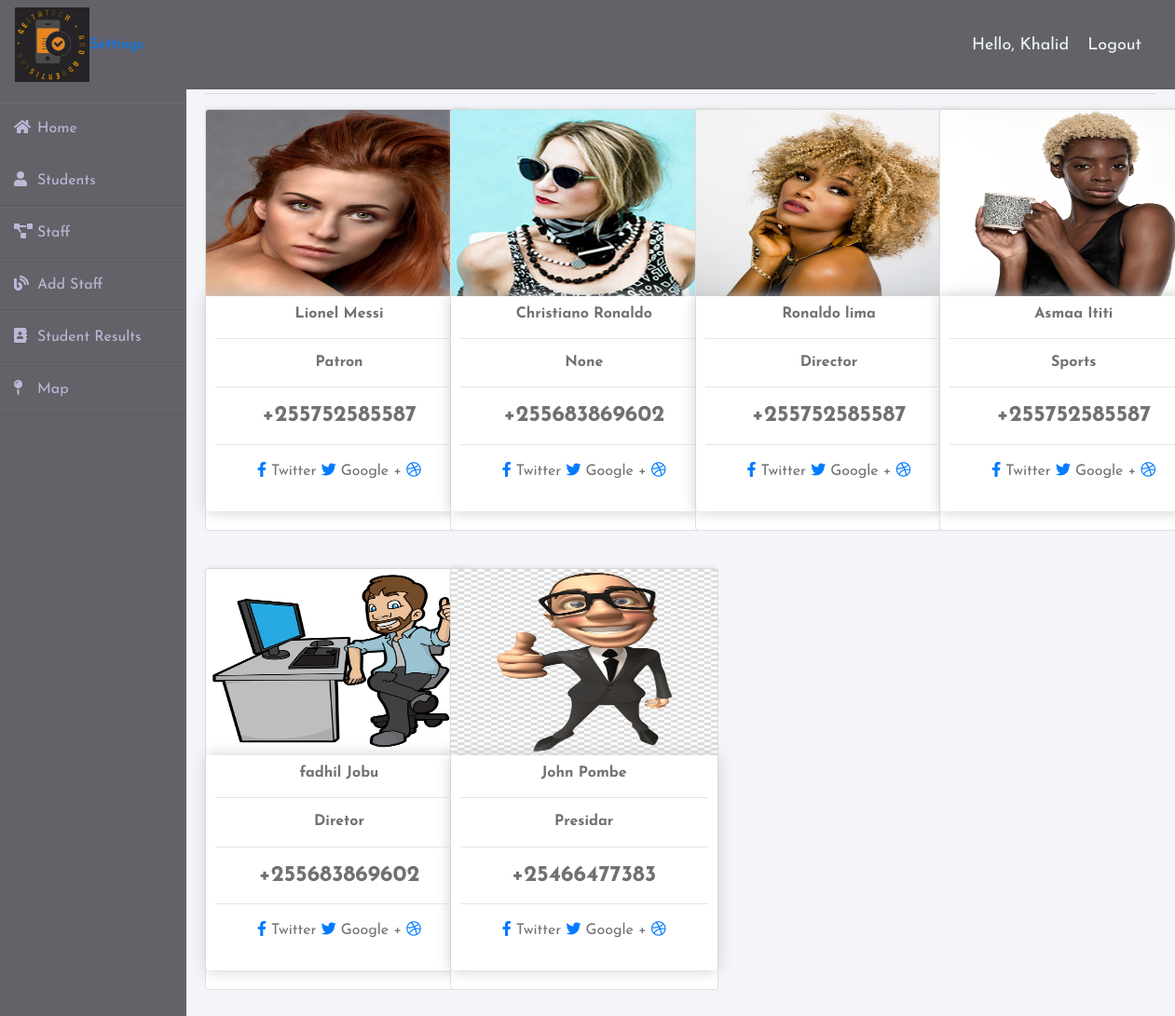
/teachers/ (signed in), run on the app's committed database.
### website/models.py (models this page shows, shortened)
class Teacher(models.Model):
    name = models.CharField(max_length=200, null=True, blank=True)
    title = models.CharField(max_length=200, null=True)
    classroom = models.ForeignKey(Classroom, on_delete=models.DO_NOTHING, null=True)
    phone_number = PhoneNumberField(null=True)
    image = models.ImageField(default="/profile_pics/glogo.png", null=True, blank=True)

### website/views.py (the view)
# urls.py: path('teachers/', TeacherListView.as_view(), name='teachers'),
class TeacherListView(ListView):
    model = Teacher
    template_name = 'website/teachers.html'
    context_object_name = 'teachers'

### website/templates/website/teachers.html
{% extends 'website/main.html' %}
{% load static %}
{% block content %}
    <hr>
	<div class="row">
		{% for teacher in teachers %}
		<div class="col-lg-3">
            <div class="card text-center" style="width: 18rem;">
            <img class="thumbnail card-img-top" src="{{teacher.image.url}}">
			<div class="box-element product">
				<h6><strong>{{teacher.name}}</strong></h6>
				<hr>
                <h6><strong>{{teacher.title}}</strong></h6>
				<hr>
                <h4><strong>{{teacher.phone_number}}</strong></h4>
                <hr>
                <div class="text-center">
                <a type="button" class="btn-floating btn-small btn-fb"><i class="fab fa-facebook-f"></i></a>
                Twitter
                <a type="button" class="btn-floating btn-small btn-tw"><i class="fab fa-twitter"></i></a>
                 Google +
                <a type="button" class="btn-floating btn-small btn-dribbble"><i class="fab fa-dribbble"></i></a>
                </div>
			</div>
        </div>
		</div>
        {% endfor %}
    </div>
{% endblock content %}

### website/templates/website/main.html (shortened to what this page needs)
{% load static %}
<!DOCTYPE html>
<html lang="en">
<head>
    <link rel="stylesheet" href="https://stackpath.bootstrapcdn.com/bootstrap/4.5.2/css/bootstrap.min.css">
    <link rel="stylesheet" href="{% static 'website/main.css' %}">
    <link rel="stylesheet" href="{% static 'website/main.js' %}">
    <link rel="stylesheet" href="https://use.fontawesome.com/releases/v5.8.1/css/all.css">
</head>
<body>
<div class="wrapper">
    <div class="sidebar">
        <div class="toggle-btn" onclick="toggleSidebar()">
        <ul>
            <li><a href="{% url 'home' %}"><i class="fas fa-home"></i>Home</a></li>
            <li><a href="{% url 'students' %}"><i class="fas fa-user"></i>Students</a></li>
            <li><a href="{% url 'teachers' %}"><i class="fas fa-project-diagram"></i>Staff</a></li>
            <li><a href="{% url 'staff' %}"><i class="fas fa-blog"></i>Add Staff</a></li>
            <li><a href="#"><i class="fas fa-address-book"></i>Student Results</a></li>
            <li><a href="#"><i class="fas fa-map-pin"></i>Map</a></li>
        </ul>
    </div>
    </div>
    <div class="main_content">
        {% load static %}
<nav class="navbar navbar-expand-lg fixed-top">
    <div class="logo">
        <a href="{% url 'home' %}">
          <img class="circular" src="/media/profile_pics/mylogo.gif" width="80" height="80">
        </a>
      </div>
    <div class="collapse navbar-collapse" id="navbarNav">
      <ul class="navbar-nav">
        {% if request.user.is_staff %}
        <li class="nav-item active">
          <a class="nav-link text-white" href="#">Home</a>
        </li>
        <br>
        {% else %}
        <li id="nav-item">
          <a id="nav-link text-white" href="{% url 'account' %}">Settings</a>
        </li>
        {% endif %}
      </ul>
    </div>
    <span class='hello-msg'>Hello, {{request.user}}</span>
    <span><a class="hello-msg" href="{% url 'logout' %}"">Logout</a></span>
  </nav>
        <div class="info">
          {% block content %}{% endblock %}
      </div>
    </div>
</div>
</body>
</html>

### website/static/website/main.css (style rules this page uses)
* { margin: 0; padding: 0; box-sizing: border-box; list-style: none; text-decoration: none; font-family: 'Josefin Sans', sans-serif; }
body { background-color: #f3f5f9; margin-top: 5rem; }
.wrapper { display: flex; position: relative; }
.wrapper .sidebar { width: 200px; height: 100%; background: #636268; padding: 30px 0px; position: fixed; }
.wrapper .sidebar ul li { padding: 15px; border-bottom: 1px solid #bdb8d7; border-bottom: 1px solid rgba(0,0,0,0.05); border-top: 1px solid rgba(255,255,255,0.05); }
.wrapper .sidebar ul li a { color: #bdb8d7; display: block; }
.wrapper .sidebar ul li a .fas { width: 25px; }
.wrapper .main_content { width: 100%; margin-left: 200px; }
.wrapper .main_content .info { margin: 20px; color: #717171; line-height: 25px; }
.wrapper .main_content .info div { margin-bottom: 20px; }
.navbar { background-color: #636268; color: white; }
.box-element { box-shadow:hsl(0, 0%, 80%) 0 0 16px; background-color: #fff; border-radius: 4px; padding: 10px; }
.thumbnail { width: 100%; height: 200px; -webkit-box-shadow: -1px -3px 5px -2px rgba(214,214,214,1); -moz-box-shadow: -1px -3px 5px -2px rgba(214,214,214,1); box-shadow: -1px -3px 5px -2px rgba(214,214,214,1); }
.product { border-radius: 0 0 4px 4px; }

### website/templates/website/main.html (style rules this page uses)
.hello-msg { color: aliceblue; font-size: 18px; margin-right: 20px; }

### data on the page
Teacher: image (picture), name "Lionel Messi", title "Patron", phone_number "+255752585587"
Teacher: image (picture), name "Christiano Ronaldo", title "None", phone_number "+255683869602"
Teacher: image (picture), name "Ronaldo lima", title "Director", phone_number "+255752585587"
Teacher: image (picture), name "Asmaa Ititi", title "Sports", phone_number "+255752585587"
Teacher: image (picture), name "fadhil Jobu", title "Diretor", phone_number "+255683869602"
Teacher: image (picture), name "John Pombe", title "Presidar", phone_number "+25466477383"

### other printed values
{{ request.user }} "Khalid"
